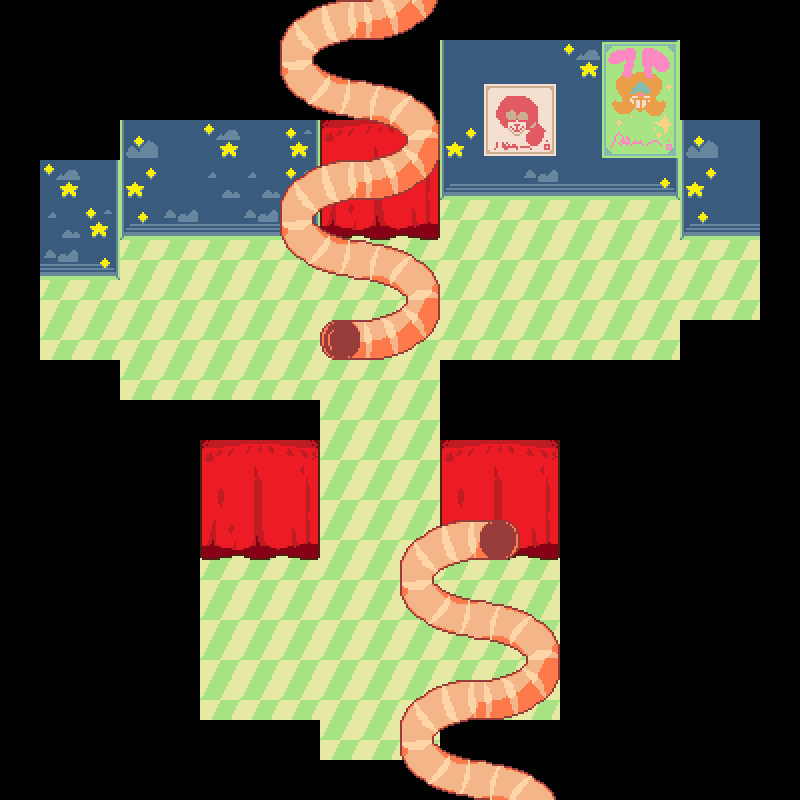

The image is a tile-based game level rendered from a .tmx file. Its description and complete source (layers, tilesets, objects, tile grids) follow:
An orthogonal 20x20 tile map with 40x40 px tiles, 4 tile layers (floor, walls, pictures, slide).

<map version="1.10" tiledversion="1.10.0" orientation="orthogonal" renderorder="right-down" width="20" height="20" tilewidth="40" tileheight="40" infinite="0" nextlayerid="6" nextobjectid="1">
 <editorsettings>
  <export target="funtheatre_test.lua" format="lua" />
 </editorsettings>
 <tileset firstgid="1" source="../tilesets/funtheatre.tsx" />
 <layer id="2" name="floor" width="20" height="20">
  <data encoding="csv">
1,1,1,1,1,1,1,1,1,1,1,1,1,1,1,1,1,1,1,1,
1,1,1,1,1,1,1,1,1,1,1,1,1,1,3,1,1,1,1,1,
1,1,1,1,1,1,1,1,1,1,1,1,1,1,1,1,1,1,1,1,
1,1,1,1,1,1,1,1,1,1,1,1,1,1,1,1,1,2,9,1,
1,3,10,1,1,1,1,1,1,1,1,1,1,1,1,1,1,15,22,1,
1,16,17,1,1,1,1,1,14,14,14,14,14,14,14,14,14,28,35,1,
1,29,30,14,14,14,14,14,14,14,14,14,14,14,14,14,14,14,14,1,
1,14,14,14,14,14,14,14,14,14,14,14,14,14,14,14,14,14,14,1,
1,14,14,14,14,14,14,14,14,14,14,14,14,14,14,14,14,1,1,1,
1,1,1,14,14,14,14,14,14,14,14,1,1,1,1,1,1,1,1,1,
1,1,1,1,1,1,1,1,14,14,14,1,1,1,1,1,1,1,1,1,
1,1,1,1,1,1,1,1,14,14,14,1,1,1,1,1,1,1,1,1,
1,1,1,1,1,1,1,1,14,14,14,1,1,1,1,1,1,1,1,1,
1,1,1,1,1,14,14,14,14,14,14,14,14,14,1,1,1,1,1,1,
1,1,1,1,1,14,14,14,14,14,14,14,14,14,1,1,1,1,1,1,
1,1,1,1,1,14,14,14,14,14,14,14,14,14,1,1,1,1,1,1,
1,1,1,1,1,14,14,14,14,14,14,14,14,14,1,1,1,1,1,1,
1,1,1,1,1,14,14,14,14,14,14,14,14,14,1,1,1,1,1,1,
1,1,1,1,1,1,1,1,14,14,14,1,1,1,1,1,1,1,1,1,
1,1,1,1,1,1,1,1,1,1,1,1,1,1,1,1,1,1,1,1
</data>
 </layer>
 <layer id="1" name="walls" width="20" height="20">
  <data encoding="csv">
0,0,0,1,1,1,1,1,1,1,1,1,1,1,1,1,1,0,0,0,
0,0,0,1,1,1,1,1,1,1,1,8,9,9,3,9,10,0,0,0,
0,0,0,1,1,1,1,1,1,1,1,21,16,9,9,9,10,0,0,0,
0,0,0,2,9,3,9,17,5,6,7,15,22,22,22,16,23,0,0,0,
0,0,0,15,22,16,16,17,18,19,20,34,35,29,35,35,30,0,0,0,
0,0,0,28,29,35,29,30,31,32,33,0,0,0,0,0,0,0,0,0,
0,0,0,0,0,0,0,0,0,0,0,0,0,0,0,0,0,0,0,0,
0,0,0,0,0,0,0,0,0,0,0,0,0,0,0,0,0,0,0,0,
0,0,0,0,0,0,0,0,0,0,0,0,0,0,0,0,0,0,0,0,
0,0,0,0,0,0,0,0,0,0,0,0,0,0,0,0,0,0,0,0,
0,0,0,0,0,0,0,0,0,0,0,0,0,0,0,0,0,0,0,0,
0,0,0,0,0,5,6,7,0,0,0,5,6,7,0,0,0,0,0,0,
0,0,0,0,0,18,19,20,0,0,0,18,19,20,0,0,0,0,0,0,
0,0,0,0,0,31,32,33,0,0,0,31,32,33,0,0,0,0,0,0,
0,0,0,0,0,0,0,0,0,0,0,0,0,0,0,0,0,0,0,0,
0,0,0,0,0,0,0,0,0,0,0,0,0,0,0,0,0,0,0,0,
0,0,0,0,0,0,0,0,0,0,0,0,0,0,0,0,0,0,0,0,
0,0,0,0,0,0,0,0,0,0,0,0,0,0,0,0,0,0,0,0,
0,0,0,0,0,0,0,0,0,0,0,0,0,0,0,0,0,0,0,0,
0,0,0,0,0,0,0,0,0,0,0,0,0,0,0,0,0,0,0,0
</data>
 </layer>
 <layer id="5" name="pictures" width="20" height="20">
  <data encoding="csv">
0,0,0,0,0,0,0,0,0,0,0,0,0,0,0,0,0,0,0,0,
0,0,0,0,0,0,0,0,0,0,0,0,0,0,0,46,47,0,0,0,
0,0,0,0,0,0,0,0,0,0,0,0,44,45,0,59,60,0,0,0,
0,0,0,0,0,0,0,0,0,0,0,0,57,58,0,72,73,0,0,0,
0,0,0,0,0,0,0,0,0,0,0,0,0,0,0,0,0,0,0,0,
0,0,0,0,0,0,0,0,0,0,0,0,0,0,0,0,0,0,0,0,
0,0,0,0,0,0,0,0,0,0,0,0,0,0,0,0,0,0,0,0,
0,0,0,0,0,0,0,0,0,0,0,0,0,0,0,0,0,0,0,0,
0,0,0,0,0,0,0,0,0,0,0,0,0,0,0,0,0,0,0,0,
0,0,0,0,0,0,0,0,0,0,0,0,0,0,0,0,0,0,0,0,
0,0,0,0,0,0,0,0,0,0,0,0,0,0,0,0,0,0,0,0,
0,0,0,0,0,0,0,0,0,0,0,0,0,0,0,0,0,0,0,0,
0,0,0,0,0,0,0,0,0,0,0,0,0,0,0,0,0,0,0,0,
0,0,0,0,0,0,0,0,0,0,0,0,0,0,0,0,0,0,0,0,
0,0,0,0,0,0,0,0,0,0,0,0,0,0,0,0,0,0,0,0,
0,0,0,0,0,0,0,0,0,0,0,0,0,0,0,0,0,0,0,0,
0,0,0,0,0,0,0,0,0,0,0,0,0,0,0,0,0,0,0,0,
0,0,0,0,0,0,0,0,0,0,0,0,0,0,0,0,0,0,0,0,
0,0,0,0,0,0,0,0,0,0,0,0,0,0,0,0,0,0,0,0,
0,0,0,0,0,0,0,0,0,0,0,0,0,0,0,0,0,0,0,0
</data>
 </layer>
 <objectgroup id="4" name="objects" />
 <layer id="3" name="slide" width="20" height="20">
  <data encoding="csv">
0,0,0,0,0,0,0,40,41,94,95,0,0,0,0,0,0,0,0,0,
0,0,0,0,0,0,0,53,54,55,0,0,0,0,0,0,0,0,0,0,
0,0,0,0,0,0,0,66,67,68,69,0,0,0,0,0,0,0,0,0,
0,0,0,0,0,0,0,0,0,81,82,0,0,0,0,0,0,0,0,0,
0,0,0,0,0,0,0,40,41,94,95,0,0,0,0,0,0,0,0,0,
0,0,0,0,0,0,0,53,54,0,0,0,0,0,0,0,0,0,0,0,
0,0,0,0,0,0,0,66,67,68,69,0,0,0,0,0,0,0,0,0,
0,0,0,0,0,0,0,0,0,81,82,0,0,0,0,0,0,0,0,0,
0,0,0,0,0,0,0,0,93,94,95,0,0,0,0,0,0,0,0,0,
0,0,0,0,0,0,0,0,0,0,0,0,0,0,0,0,0,0,0,0,
0,0,0,0,0,0,0,0,0,0,0,0,0,0,0,0,0,0,0,0,
0,0,0,0,0,0,0,0,0,0,0,0,0,0,0,0,0,0,0,0,
0,0,0,0,0,0,0,0,0,0,0,0,0,0,0,0,0,0,0,0,
0,0,0,0,0,0,0,0,0,0,40,41,42,43,0,0,0,0,0,0,
0,0,0,0,0,0,0,0,0,0,53,54,55,56,0,0,0,0,0,0,
0,0,0,0,0,0,0,0,0,0,66,67,68,69,0,0,0,0,0,0,
0,0,0,0,0,0,0,0,0,0,0,0,81,82,0,0,0,0,0,0,
0,0,0,0,0,0,0,0,0,0,40,41,94,95,0,0,0,0,0,0,
0,0,0,0,0,0,0,0,0,0,53,54,0,0,0,0,0,0,0,0,
0,0,0,0,0,0,0,0,0,0,66,67,68,69,0,0,0,0,0,0
</data>
 </layer>
</map>
